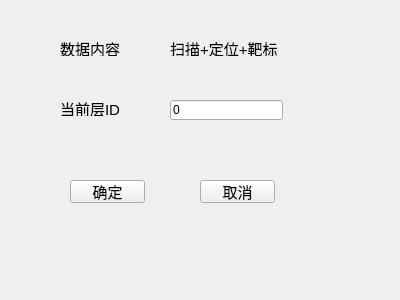
<?xml version="1.0" encoding="UTF-8"?>
<ui version="4.0">
 <class>navpara</class>
 <widget class="QWidget" name="navpara">
  <property name="geometry">
   <rect>
    <x>0</x>
    <y>0</y>
    <width>400</width>
    <height>300</height>
   </rect>
  </property>
  <property name="windowTitle">
   <string>导航参数设置</string>
  </property>
  <widget class="QLabel" name="label">
   <property name="geometry">
    <rect>
     <x>60</x>
     <y>40</y>
     <width>81</width>
     <height>16</height>
    </rect>
   </property>
   <property name="font">
    <font>
     <pointsize>11</pointsize>
    </font>
   </property>
   <property name="text">
    <string>数据内容</string>
   </property>
  </widget>
  <widget class="QLabel" name="label_2">
   <property name="geometry">
    <rect>
     <x>170</x>
     <y>40</y>
     <width>111</width>
     <height>16</height>
    </rect>
   </property>
   <property name="font">
    <font>
     <pointsize>11</pointsize>
    </font>
   </property>
   <property name="text">
    <string>扫描+定位+靶标</string>
   </property>
  </widget>
  <widget class="QLabel" name="label_3">
   <property name="geometry">
    <rect>
     <x>60</x>
     <y>100</y>
     <width>81</width>
     <height>16</height>
    </rect>
   </property>
   <property name="font">
    <font>
     <pointsize>11</pointsize>
    </font>
   </property>
   <property name="text">
    <string>当前层ID</string>
   </property>
  </widget>
  <widget class="QLineEdit" name="le_layerid">
   <property name="geometry">
    <rect>
     <x>170</x>
     <y>100</y>
     <width>113</width>
     <height>20</height>
    </rect>
   </property>
   <property name="text">
    <string>0</string>
   </property>
  </widget>
  <widget class="QPushButton" name="pushButton">
   <property name="geometry">
    <rect>
     <x>70</x>
     <y>180</y>
     <width>75</width>
     <height>23</height>
    </rect>
   </property>
   <property name="font">
    <font>
     <pointsize>11</pointsize>
    </font>
   </property>
   <property name="text">
    <string>确定</string>
   </property>
  </widget>
  <widget class="QPushButton" name="pushButton_2">
   <property name="geometry">
    <rect>
     <x>200</x>
     <y>180</y>
     <width>75</width>
     <height>23</height>
    </rect>
   </property>
   <property name="font">
    <font>
     <pointsize>11</pointsize>
    </font>
   </property>
   <property name="text">
    <string>取消</string>
   </property>
  </widget>
 </widget>
 <layoutdefault spacing="6" margin="11"/>
 <resources/>
 <connections>
  <connection>
   <sender>pushButton_2</sender>
   <signal>clicked()</signal>
   <receiver>navpara</receiver>
   <slot>cancel()</slot>
   <hints>
    <hint type="sourcelabel">
     <x>228</x>
     <y>192</y>
    </hint>
    <hint type="destinationlabel">
     <x>269</x>
     <y>237</y>
    </hint>
   </hints>
  </connection>
  <connection>
   <sender>pushButton</sender>
   <signal>clicked()</signal>
   <receiver>navpara</receiver>
   <slot>sureclick()</slot>
   <hints>
    <hint type="sourcelabel">
     <x>109</x>
     <y>195</y>
    </hint>
    <hint type="destinationlabel">
     <x>138</x>
     <y>247</y>
    </hint>
   </hints>
  </connection>
 </connections>
 <slots>
  <slot>cancelclick()</slot>
  <slot>sureclick()</slot>
 </slots>
</ui>
